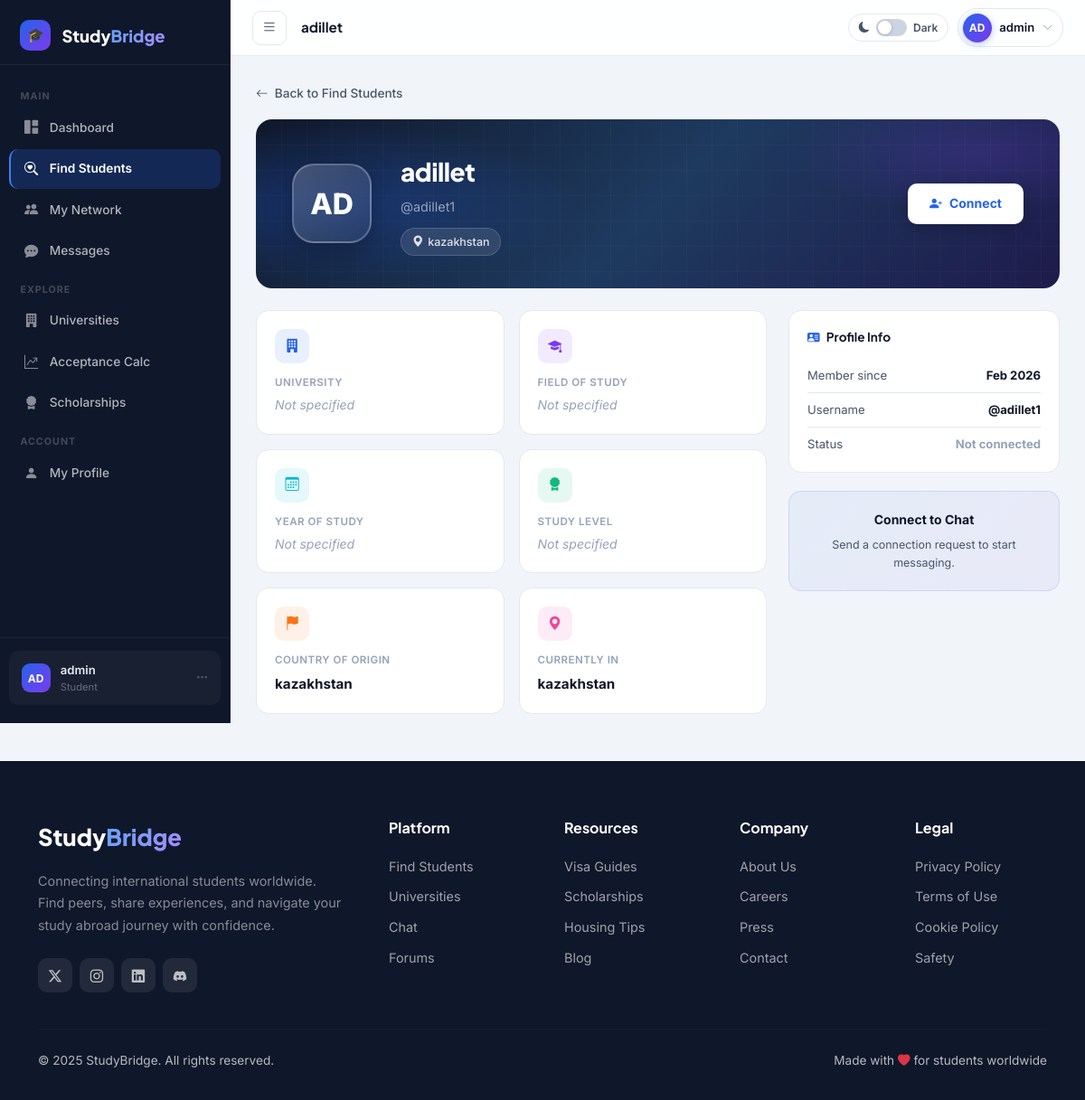
/students/adillet1/ (signed in), run on an earlier commit of the app's database.
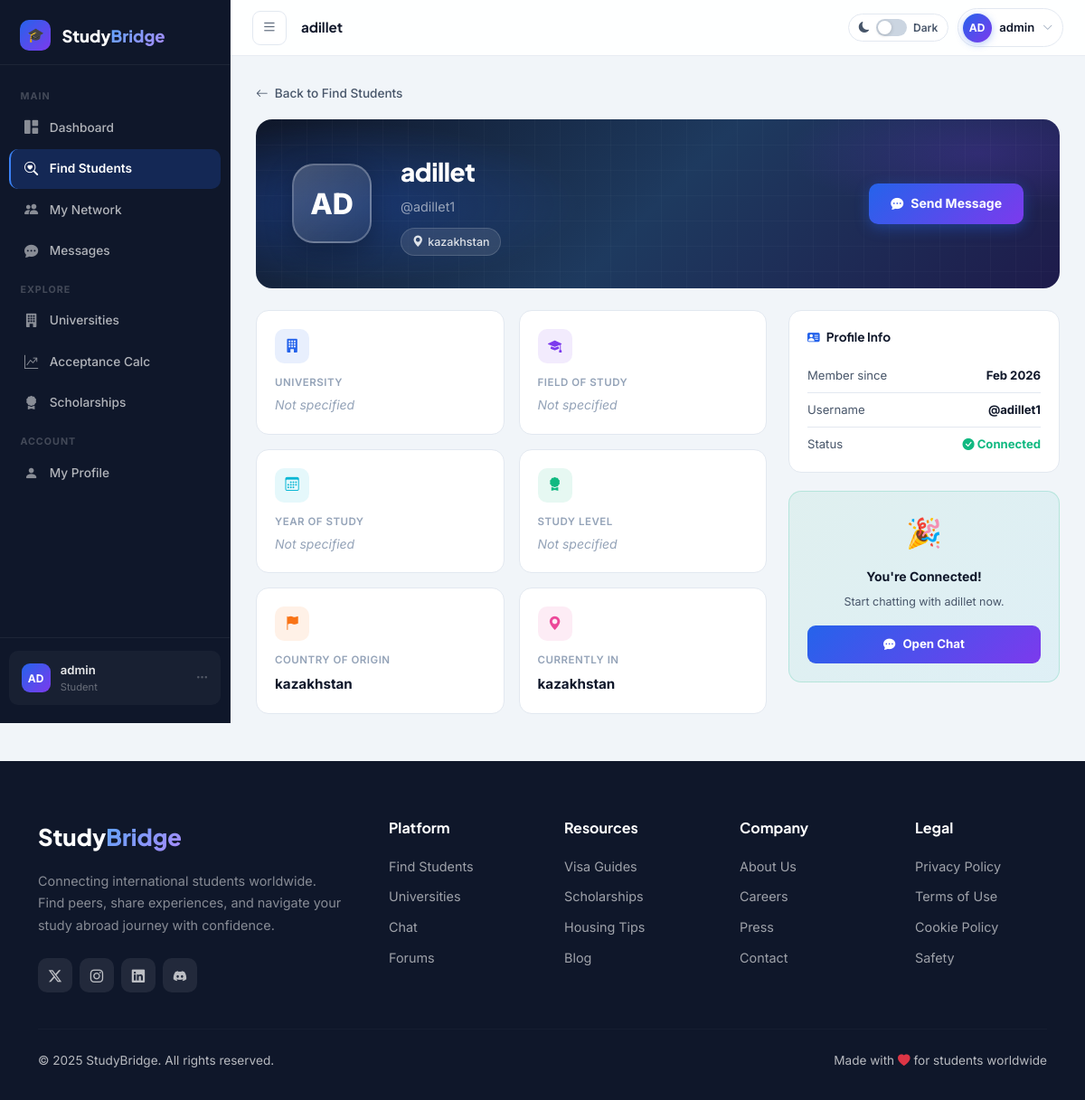
And on a later commit of the database.
### accounts/models.py (models this page shows, shortened)
class User(AbstractUser):
    STUDY_LEVEL_CHOICES = [
        ('bachelor', "Bachelor's Degree"),
        ('master', "Master's Degree"),
        ('phd', 'PhD'),
        ('exchange', 'Exchange Student'),
        ('language', 'Language Course'),
    ]
    YEAR_CHOICES = [
        ('1', '1st Year'),
        ('2', '2nd Year'),
        ('3', '3rd Year'),
        ('4', '4th Year'),
        ('5', '5th Year+'),
        ('grad', 'Graduate'),
    ]
    email = models.EmailField(unique=True)
    full_name = models.CharField(max_length=150, blank=True)
    country_of_origin = models.CharField(max_length=100, blank=True)
    current_country = models.CharField(max_length=100, blank=True)
    university = models.CharField(max_length=200, blank=True)
    study_level = models.CharField(max_length=20, choices=STUDY_LEVEL_CHOICES, blank=True)
    year_of_study = models.CharField(max_length=10, choices=YEAR_CHOICES, blank=True)
    field_of_study = models.CharField(max_length=150, blank=True)
    bio = models.TextField(max_length=500, blank=True)
    avatar = models.ImageField(upload_to='avatars/', null=True, blank=True)
    is_verified = models.BooleanField(default=False)
    created_at = models.DateTimeField(auto_now_add=True)
    USERNAME_FIELD = 'email'
    REQUIRED_FIELDS = ['username']
    def get_display_name(self):
        return self.full_name or self.username
    def get_initials(self):
        name = self.get_display_name()
        parts = name.split()
        if len(parts) >= 2:
            return (parts[0][0] + parts[1][0]).upper()
        return name[:2].upper()

### accounts/views.py (the view)
# urls.py: path('students/<str:username>/', av.student_profile, name='student_profile'),
@login_required
def student_profile(request, username):
    profile_user = get_object_or_404(User, username=username)
    if profile_user == request.user:
        return redirect('dashboard')
    connection = ConnectionRequest.objects.filter(
        Q(from_user=request.user, to_user=profile_user) |
        Q(from_user=profile_user, to_user=request.user)
    ).first()
    return render(request, 'students/profile.html', {
        'profile_user': profile_user,
        'connection': connection,
        'is_sender': connection.from_user == request.user if connection else False,
        'active_page': 'find_students',
        'page_title': profile_user.get_display_name(),
    })

### accounts/context_processors.py (called while the page is built)
def dashboard_context(request):
    if request.user.is_authenticated:
        pending_count = ConnectionRequest.objects.filter(
            to_user=request.user, status='pending'
        ).count()
        unread_count = Message.objects.filter(
            receiver=request.user, is_read=False
        ).count()
        return {
            'pending_requests_count': pending_count,
            'unread_messages_count': unread_count,
        }
    return {'pending_requests_count': 0, 'unread_messages_count': 0}

### templates/students/profile.html (shortened to what the changed rows need)
{% extends 'dashboard_base.html' %}
{% block main_content %}
<div class="profile-hero">
  <div class="ph-content">
    <div class="ph-avatar">{{ profile_user.get_initials }}</div>
    <div class="ph-info">
      <div class="ph-name">{{ profile_user.get_display_name }}</div>
      <div class="ph-username">@{{ profile_user.username }}</div>
      <div class="ph-badges">
        {% if profile_user.current_country %}<span class="ph-badge"><i class="bi bi-geo-alt-fill"></i>{{ profile_user.current_country }}</span>{% endif %}
      </div>
    </div>
    <div class="ph-actions">
      {% if not connection %}
        <form method="post" action="{% url 'send_connection_request' profile_user.username %}" style="margin:0;">
          <button type="submit" class="btn-connect primary">
            <i class="bi bi-person-plus-fill"></i> Connect
          </button>
        </form>
      {% elif connection.status == 'accepted' %}
        <a href="{% url 'chat' profile_user.username %}" class="btn-connect message">
          <i class="bi bi-chat-dots-fill"></i> Send Message
        </a>
      {% elif connection.status == 'pending' and is_sender %}
        <span class="btn-connect pending">
          <i class="bi bi-clock-history"></i> Request Pending
        </span>
      {% endif %}
    </div>
  </div>
</div>
<div class="profile-grid">
  <div>
    <div class="info-grid">
      <div class="info-card">
        <div class="info-card-icon" style="background:rgba(37,99,235,.1);"><i class="bi bi-building-fill" style="color:var(--primary);"></i></div>
        <div class="info-card-label">University</div>
        <div class="info-card-value {% if not profile_user.university %}empty{% endif %}">{{ profile_user.university|default:"Not specified" }}</div>
      </div>
      <div class="info-card">
        <div class="info-card-icon" style="background:rgba(124,58,237,.1);"><i class="bi bi-mortarboard-fill" style="color:#7c3aed;"></i></div>
        <div class="info-card-label">Field of Study</div>
        <div class="info-card-value {% if not profile_user.field_of_study %}empty{% endif %}">{{ profile_user.field_of_study|default:"Not specified" }}</div>
      </div>
      <div class="info-card">
        <div class="info-card-icon" style="background:rgba(249,115,22,.1);"><i class="bi bi-flag-fill" style="color:#f97316;"></i></div>
        <div class="info-card-label">Country of Origin</div>
        <div class="info-card-value {% if not profile_user.country_of_origin %}empty{% endif %}">{{ profile_user.country_of_origin|default:"Not specified" }}</div>
      </div>
      <div class="info-card">
        <div class="info-card-icon" style="background:rgba(236,72,153,.1);"><i class="bi bi-geo-alt-fill" style="color:#ec4899;"></i></div>
        <div class="info-card-label">Currently In</div>
        <div class="info-card-value {% if not profile_user.current_country %}empty{% endif %}">{{ profile_user.current_country|default:"Not specified" }}</div>
      </div>
    </div>
  </div>
  <div>
    <div class="sidebar-card">
      <div class="stat-row"><span class="stat-row-label">Member since</span><span class="stat-row-value">{{ profile_user.date_joined|date:"M Y" }}</span></div>
      <div class="stat-row"><span class="stat-row-label">Username</span><span class="stat-row-value">@{{ profile_user.username }}</span></div>
      {% if connection and connection.status == 'accepted' %}
      <div class="stat-row"><span class="stat-row-label">Status</span><span class="stat-row-value" style="color:#10b981;"><i class="bi bi-check-circle-fill"></i> Connected</span></div>
      {% elif connection and connection.status == 'pending' %}
      <div class="stat-row"><span class="stat-row-label">Status</span><span class="stat-row-value" style="color:#f97316;"><i class="bi bi-clock-fill"></i> Pending</span></div>
      {% else %}
      <div class="stat-row"><span class="stat-row-label">Status</span><span class="stat-row-value" style="color:var(--db-text-3);">Not connected</span></div>
      {% endif %}
    </div>
    {% if connection and connection.status == 'accepted' %}
    <div style="background:linear-gradient(135deg,rgba(16,185,129,.08),rgba(6,182,212,.08));border:1px solid rgba(16,185,129,.2);border-radius:14px;padding:1.25rem;text-align:center;">
      <div style="font-size:2rem;margin-bottom:.75rem;">🎉</div>
      <div style="font-size:.875rem;font-weight:700;color:var(--db-text);margin-bottom:.4rem;">You're Connected!</div>
      <div style="font-size:.78rem;color:var(--db-text-2);margin-bottom:1rem;">Start chatting with {{ profile_user.get_display_name }} now.</div>
      <a href="{% url 'chat' profile_user.username %}" style="display:flex;align-items:center;justify-content:center;gap:.5rem;background:var(--gradient-primary);color:#fff;border-radius:9px;padding:.65rem;font-size:.83rem;font-weight:700;text-decoration:none;">
        <i class="bi bi-chat-dots-fill"></i> Open Chat
      </a>
    </div>
    {% elif not connection %}
    <div style="background:linear-gradient(135deg,rgba(37,99,235,.06),rgba(124,58,237,.06));border:1px solid rgba(37,99,235,.14);border-radius:14px;padding:1.25rem;text-align:center;">
      <div style="font-size:.875rem;font-weight:700;color:var(--db-text);margin-bottom:.4rem;">Connect to Chat</div>
      <div style="font-size:.78rem;color:var(--db-text-2);">Send a connection request to start messaging.</div>
    </div>
    {% endif %}
  </div>
</div>
{% endblock %}

### templates/dashboard_base.html (shortened to what this page needs)
{% extends 'base.html' %}
{% block content %}
<aside class="sidebar" id="sidebar">
  <a href="{% url 'landing' %}" class="sidebar-logo">
    <div class="sidebar-logo-icon">🎓</div>
    <div class="sidebar-logo-text">Study<span>Bridge</span></div>
  </a>
  <nav class="sidebar-nav">
    <div class="sidebar-section-label">Main</div>
    <a href="{% url 'dashboard' %}" class="sidebar-link {% if active_page == 'dashboard' %}active{% endif %}">
      <i class="bi bi-grid-1x2-fill"></i> Dashboard
    </a>
    <a href="{% url 'find_students' %}" class="sidebar-link {% if active_page == 'find_students' %}active{% endif %}">
      <i class="bi bi-search-heart"></i> Find Students
    </a>
    <a href="{% url 'connections' %}" class="sidebar-link {% if active_page == 'connections' %}active{% endif %}">
      <i class="bi bi-people-fill"></i> My Network
    </a>
    <a href="{% url 'messages_inbox' %}" class="sidebar-link {% if active_page == 'messages' %}active{% endif %}">
      <i class="bi bi-chat-dots-fill"></i> Messages
    </a>
    <div class="sidebar-section-label">Explore</div>
    <a href="{% url 'universities' %}" class="sidebar-link {% if active_page == 'universities' %}active{% endif %}"><i class="bi bi-building-fill"></i> Universities</a>
    <a href="{% url 'calculator' %}" class="sidebar-link {% if active_page == 'calculator' %}active{% endif %}"><i class="bi bi-graph-up-arrow"></i> Acceptance Calc</a>
    <a href="{% url 'scholarships' %}" class="sidebar-link {% if active_page == 'scholarships' %}active{% endif %}"><i class="bi bi-award-fill"></i> Scholarships</a>
    <div class="sidebar-section-label">Account</div>
    <a href="{% url 'edit_profile' %}" class="sidebar-link {% if active_page == 'profile' %}active{% endif %}"><i class="bi bi-person-fill"></i> My Profile</a>
  </nav>
  <div class="sidebar-footer">
    <div class="sidebar-user-mini" onclick="toggleDropdown()">
      <div class="s-avatar">{{ user.get_initials }}</div>
      <div style="flex:1;min-width:0;">
        <div class="sidebar-user-name">{{ user.get_display_name }}</div>
        <div class="sidebar-user-role">Student</div>
      </div>
      <i class="bi bi-three-dots" style="color:rgba(255,255,255,.25);font-size:.85rem;"></i>
    </div>
  </div>
</aside>
<div class="main-wrapper" id="mainWrapper">
  <header class="db-header">
    <button class="burger-btn" onclick="toggleSidebar()">
      <i class="bi bi-list" id="burgerIcon"></i>
    </button>
    <div class="header-title" id="pageTitle">{% block page_title %}{{ page_title }}{% endblock %}</div>
    <div class="header-right">
      <div class="mode-toggle" onclick="toggleDarkMode()">
        <i class="bi bi-moon-fill" style="font-size:.75rem;color:var(--db-text-2);" id="modeIcon"></i>
        <div class="toggle-sw" id="modeSw"><div class="toggle-knob"></div></div>
        <span class="mode-lbl" id="modeLbl">Dark</span>
      </div>
      <div style="position:relative;">
        <div class="avatar-btn" id="avatarBtn" onclick="toggleDropdown()">
          <div class="av-circle">{{ user.get_initials }}</div>
          <span class="av-name">{{ user.get_display_name }}</span>
          <i class="bi bi-chevron-down av-chevron"></i>
        </div>
      </div>
    </div>
  </header>
  <main class="main-content">
    {% block main_content %}{% endblock %}
  </main>
</div>
{% endblock %}

What changed in the data, as far as the page shows it:
changed User "adillet": get_display_name (not shown) → "adillet"
Also different on the page:
text no longer shown: "Connect Not connected Connect to Chat Send a connection request to start messaging."
text now shown: "Send Message Connected 🎉 You're Connected! Start chatting with now. Open Chat"
